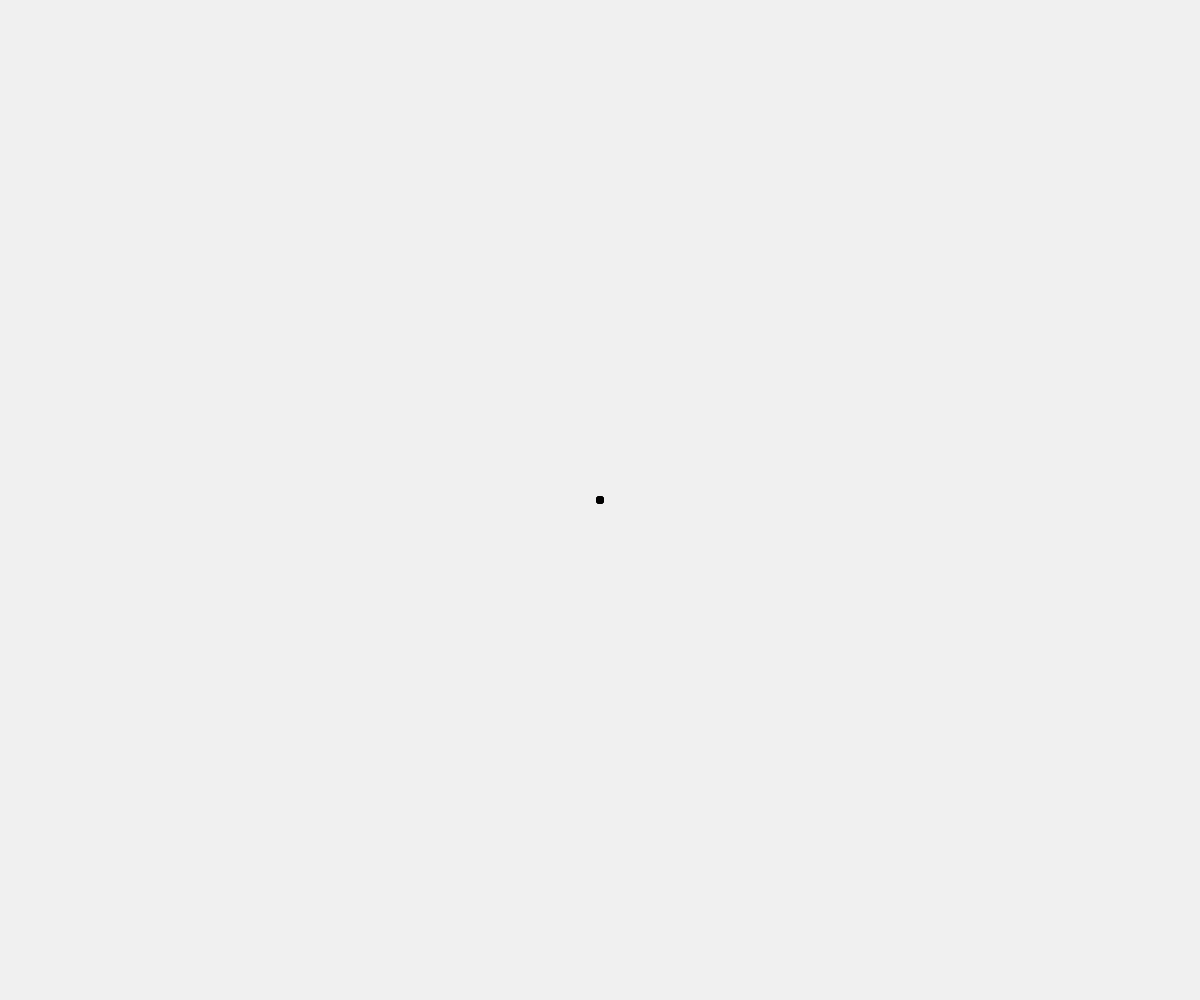
Frame 1 (no input)
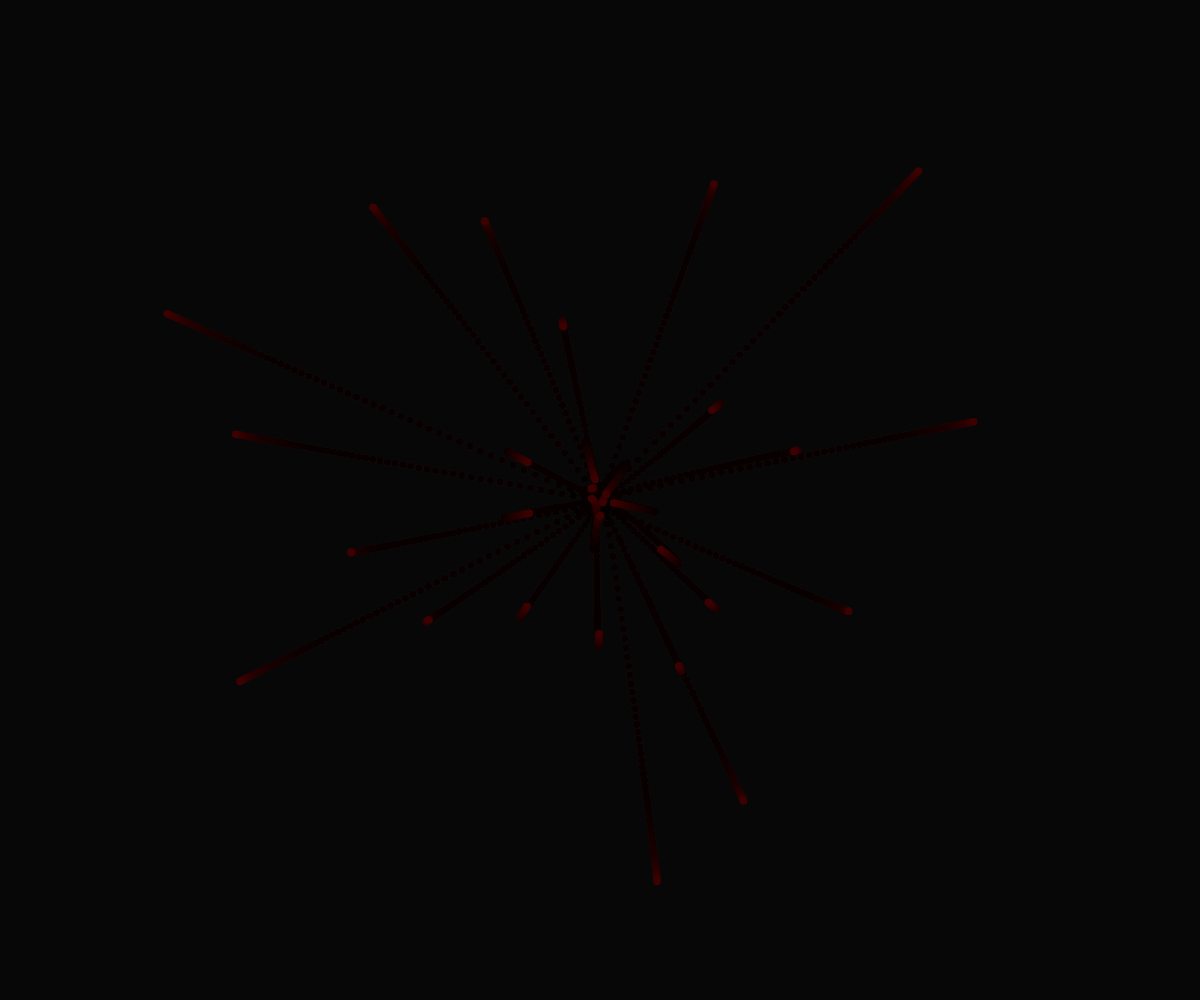
Frame 60 (no input)
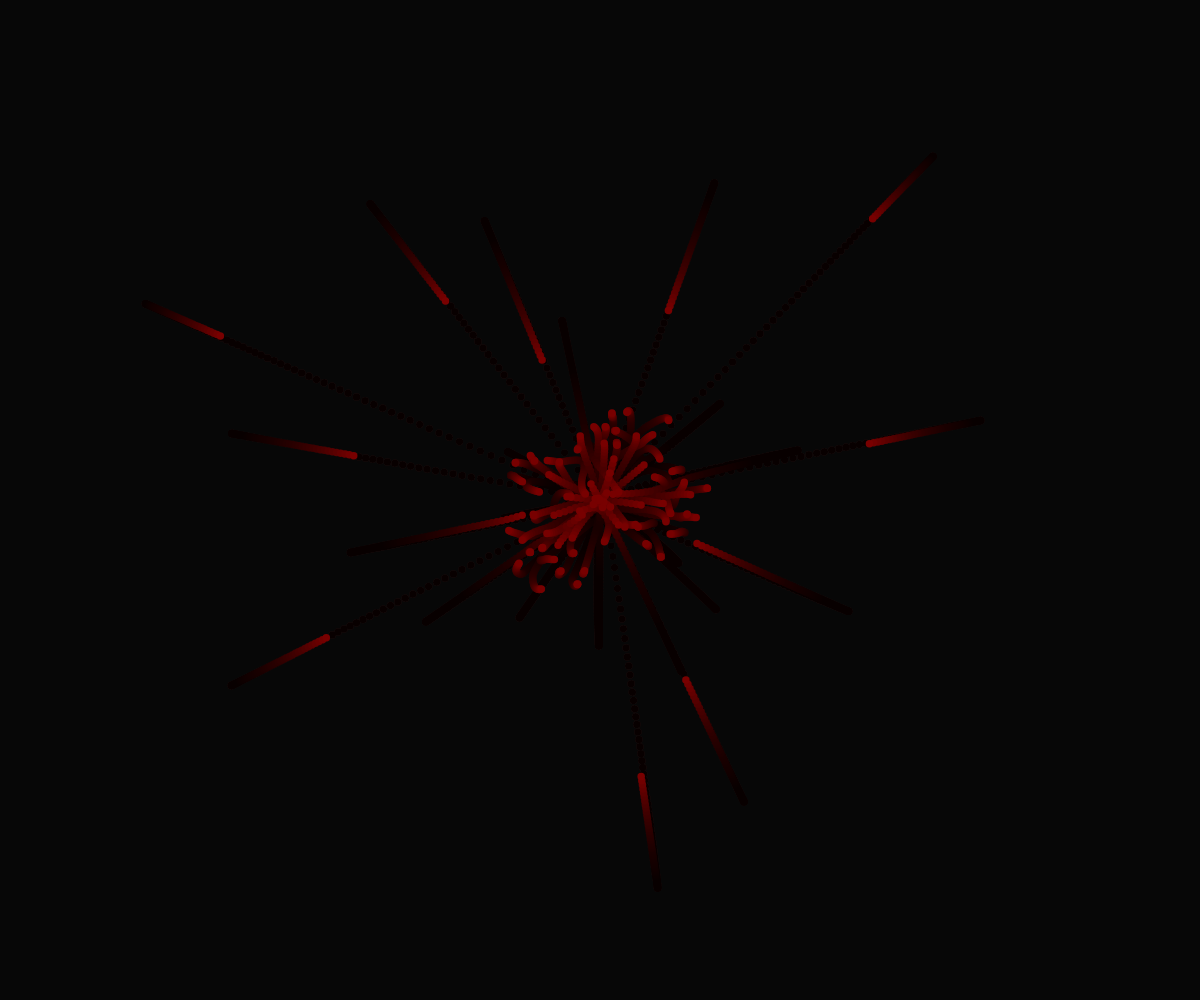
Frame 120 (the mouse pressed at the canvas centre since frame 60)

The p5.js sketch that drew these frames (run headless with seeded random() and noise() and a simulated clock; from frame 60 on, the mouse is pressed at the canvas centre):

// p5.js sketch
// ── sketch.js
//  SEA ANEMONE - the play of Synpathies \\

var heads = [];

function setup() {
    createCanvas(windowWidth, windowHeight);

    //30 tentacle heads are generated at the start, originating from the center of the canvas and initially pushing out at random speeds. 
    for (var i = 0; i < 30; i++) {
        heads.push(new Head);
    }
}

function draw() {
    background(0, 15); /// transparency in the background is key to create the illusion of the tentacle tails/trails.

    for (var i = 0; i < heads.length; i++) {
        ///attraction to the origin
        target = createVector(width / 2, height / 2); //the target is the origin, they want to go back to it
        var attraction = p5.Vector.sub(target, heads[i].loc);
        attraction.setMag(0.4);

        heads[i].applyForce(attraction);

        ///friction
        var friction = heads[i].speed.copy(); //simulates the friction created by water and contains the heads 
        friction.mult(-1); //by reversing and counteracting their speed
        friction.normalize();
        friction.mult(0.15);

        heads[i].applyForce(friction);

        heads[i].run();

    }

    //////grow the sea anemone
    if (mouseIsPressed) { //add heads if the mouse is pressed
        for (var i = 0; i < 1; i++) {
            heads.push(new Head);
        }
    }
}

function Head() {
    this.speed = createVector(random(-1, 1), random(-1, 1));
    this.loc = createVector(width / 2, height / 2);
    this.mass = 3;
    this.diam = this.mass * 10;
    this.acceleration = createVector(0, 0);

    this.touches = false;

    this.run = function () {
        this.draw();
        this.move();
        this.touch();
    }

    this.draw = function () {
        this.diam = this.mass * 5;

        fill(constrain(frameCount, 0, 255), 0, 0); //linking the red value to the frameCount so the color appears gradually
        noStroke();
        ellipse(this.loc.x, this.loc.y, this.diam / 2, this.diam / 2);
    }

    this.move = function () {
        this.speed.add(this.acceleration);
        this.loc.add(this.speed);
        this.acceleration.mult(0);
    }

    this.touch = function () { //calculates distance and intersection between tentacle heads and creates a repellant force
        this.touches = false;

        for (var i = 0; i < heads.length; i++) {
            var d = abs(dist(this.loc.x, this.loc.y, heads[i].loc.x, heads[i].loc.y));

            if (d <= this.diam / 2 + heads[i].diam / 2) {
                this.touches = true;

                //repel tentacle heads from eachother
                var repel = p5.Vector.sub(heads[i].loc, this.loc);
                repel.setMag(0.7);

                heads[i].applyForce(repel);
            }
        }
    }

    this.applyForce = function (f) {
        var calibratedForce = f.copy();
        calibratedForce.div(this.mass);
        this.acceleration.add(calibratedForce);
    }
}
